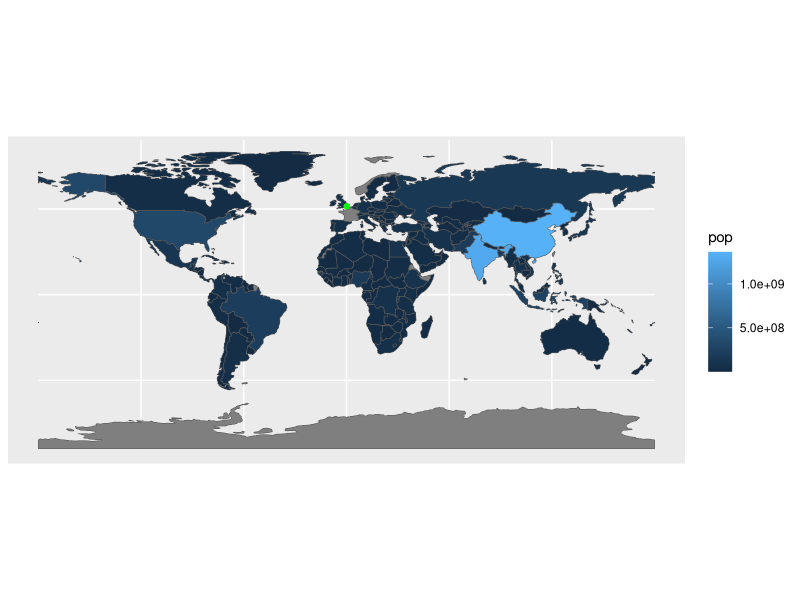
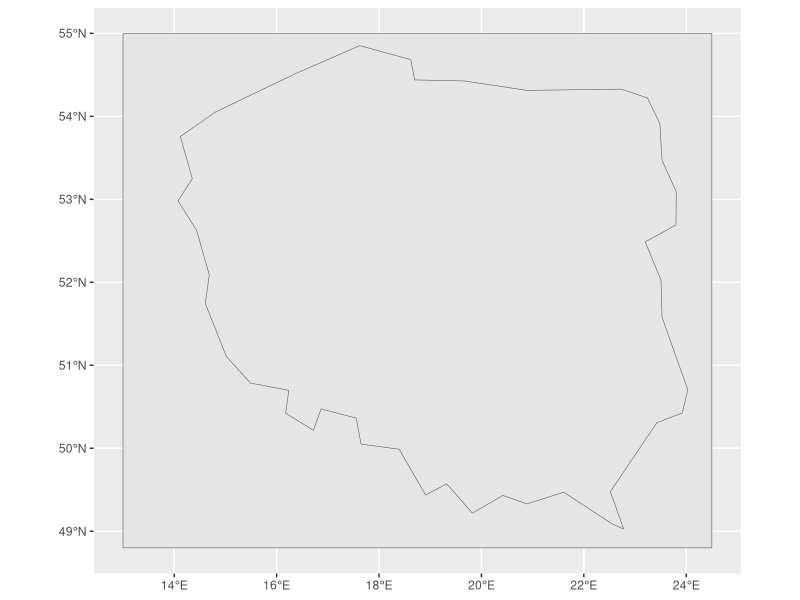

The R script that drew these images, in order:
## ---- chunk 1
library(sf)
library(spData)
library(ggplot2)
library(tidyverse)
library(dplyr)
## ---- chunk 2
lnd_point = st_point(c(0.1, 51.5))                 # sfg object
lnd_geom = st_sfc(lnd_point, crs = 4326)           # sfc object
lnd_attrib = data.frame(                           # data.frame object
  name = "London",
  temperature = 25,
  date = as.Date("2017-06-21")
)
lnd_sf = st_sf(lnd_attrib, geometry = lnd_geom)    # sf object

## ---- chunk 3
ggplot()+
  geom_sf(data=world, aes(fill = pop))+
  geom_sf(data=lnd_sf, color = 'green')
## ---- chunk 4
polygon_list = list(rbind(c(13, 55), c(24.5, 55), c(24.5, 48.8), c(13, 48.8), c(13, 55)))
kwadrat <- st_polygon(polygon_list) %>%
st_sfc(crs = 4326) %>%
st_sf()

filter(world, name_long == "Poland") -> Polska
## ---- chunk 5
ggplot()+
  geom_sf(data=kwadrat)+
  geom_sf(data=Polska)
